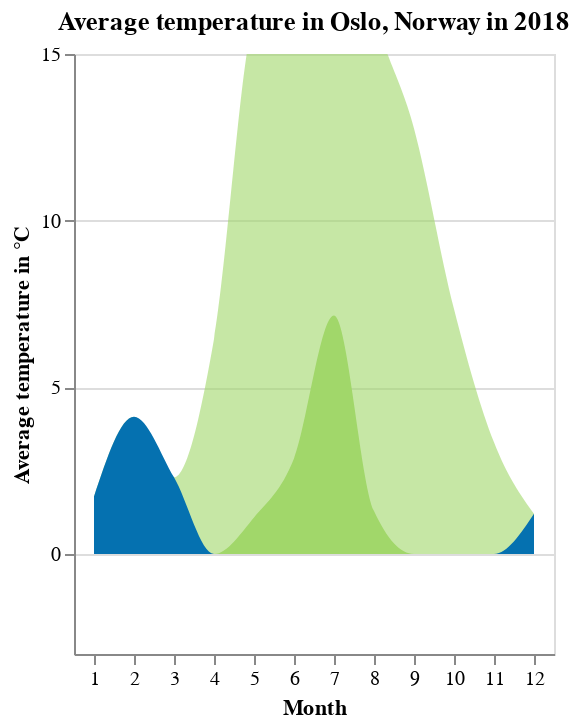

Vega-Lite specification for this chart:
### Vega-Lite specification from a JSON file in a GitHub repository (floating-point values rounded to 4 significant figures)
{"$schema": "https://vega.github.io/schema/vega-lite/v4.json", "description": "Horizon Graph with 2 layers. (See https://idl.cs.washington.edu/papers/horizon/ for more details on Horizon Graphs.)", "height": "container", "width": "container", "title": "Average temperature in Oslo, Norway in 2018", "data": {"values": [{"temp": -1.723, "date": 1}, {"temp": -4.118, "date": 2}, {"temp": -2.3, "date": 3}, {"temp": 6.453, "date": 4}, {"temp": 16.1, "date": 5}, {"temp": 17.86, "date": 6}, {"temp": 22.16, "date": 7}, {"temp": 16.29, "date": 8}, {"temp": 12.76, "date": 9}, {"temp": 7.352, "date": 10}, {"temp": 3.353, "date": 11}, {"temp": -1.206, "date": 12}]}, "layer": [{"transform": [{"calculate": "datum.temp < 0 ? (datum.temp * -1) : datum.temp", "as": "ny0"}], "mark": {"type": "area", "clip": true, "orient": "vertical", "color": "#a1d76a"}, "encoding": {"x": {"field": "date", "type": "ordinal", "scale": {"zero": false, "nice": false}, "axis": {"title": "Month", "labelAngle": 0}}, "y": {"field": "ny0", "type": "quantitative", "scale": {"domain": [-3, 15]}, "axis": {"title": "Average temperature in °C", "tickCount": 5}}, "opacity": {"value": 0.6}, "tooltip": [{"field": "date", "type": "ordinal", "title": "Month"}, {"field": "temp", "type": "quantitative", "title": "Average temperature in °C"}]}}, {"transform": [{"calculate": "datum.temp > 15 ? datum.temp - 15 : 0", "as": "ny"}], "mark": {"type": "area", "clip": true, "orient": "vertical", "color": "#a1d76a"}, "encoding": {"x": {"field": "date", "type": "ordinal", "axis": {"title": "Month"}}, "y": {"field": "ny", "type": "quantitative", "scale": {"domain": [-3, 15]}, "axis": {"title": "Average temperature in °C", "tickCount": 5}}, "opacity": {"value": 1}, "tooltip": [{"field": "date", "type": "ordinal", "title": "Month"}, {"field": "temp", "type": "quantitative", "title": "Average temperature in °C"}]}}, {"transform": [{"calculate": "datum.temp < 0 ? (datum.temp * -1) : 0", "as": "ny2"}], "mark": {"type": "area", "clip": true, "orient": "vertical", "color": "#0571b0"}, "encoding": {"x": {"field": "date", "type": "ordinal"}, "y": {"field": "ny2", "type": "quantitative", "scale": {"domain": [-3, 15]}}, "opacity": {"value": 1}, "tooltip": [{"field": "date", "type": "ordinal", "title": "Month"}, {"field": "temp", "type": "quantitative", "title": "Average temperature in °C"}]}}], "config": {"area": {"interpolate": "monotone"}}}
